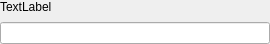
<?xml version="1.0" encoding="UTF-8"?>
<ui version="4.0">
 <class>WidgetsLineEditLayout</class>
 <widget class="QFrame" name="WidgetsLineEditLayout">
  <property name="geometry">
   <rect>
    <x>0</x>
    <y>0</y>
    <width>270</width>
    <height>43</height>
   </rect>
  </property>
  <property name="sizePolicy">
   <sizepolicy hsizetype="Expanding" vsizetype="Preferred">
    <horstretch>0</horstretch>
    <verstretch>0</verstretch>
   </sizepolicy>
  </property>
  <property name="windowTitle">
   <string>Form</string>
  </property>
  <layout class="QVBoxLayout" name="verticalLayout">
   <property name="spacing">
    <number>8</number>
   </property>
   <property name="leftMargin">
    <number>0</number>
   </property>
   <property name="topMargin">
    <number>0</number>
   </property>
   <property name="rightMargin">
    <number>0</number>
   </property>
   <property name="bottomMargin">
    <number>0</number>
   </property>
   <item>
    <widget class="QLabel" name="label">
     <property name="text">
      <string>TextLabel</string>
     </property>
     <property name="a_label" stdset="0">
      <bool>true</bool>
     </property>
    </widget>
   </item>
   <item>
    <widget class="QLineEdit" name="lineEdit">
     <property name="alignment">
      <set>Qt::AlignLeading|Qt::AlignLeft|Qt::AlignVCenter</set>
     </property>
    </widget>
   </item>
  </layout>
 </widget>
 <resources/>
 <connections/>
</ui>
